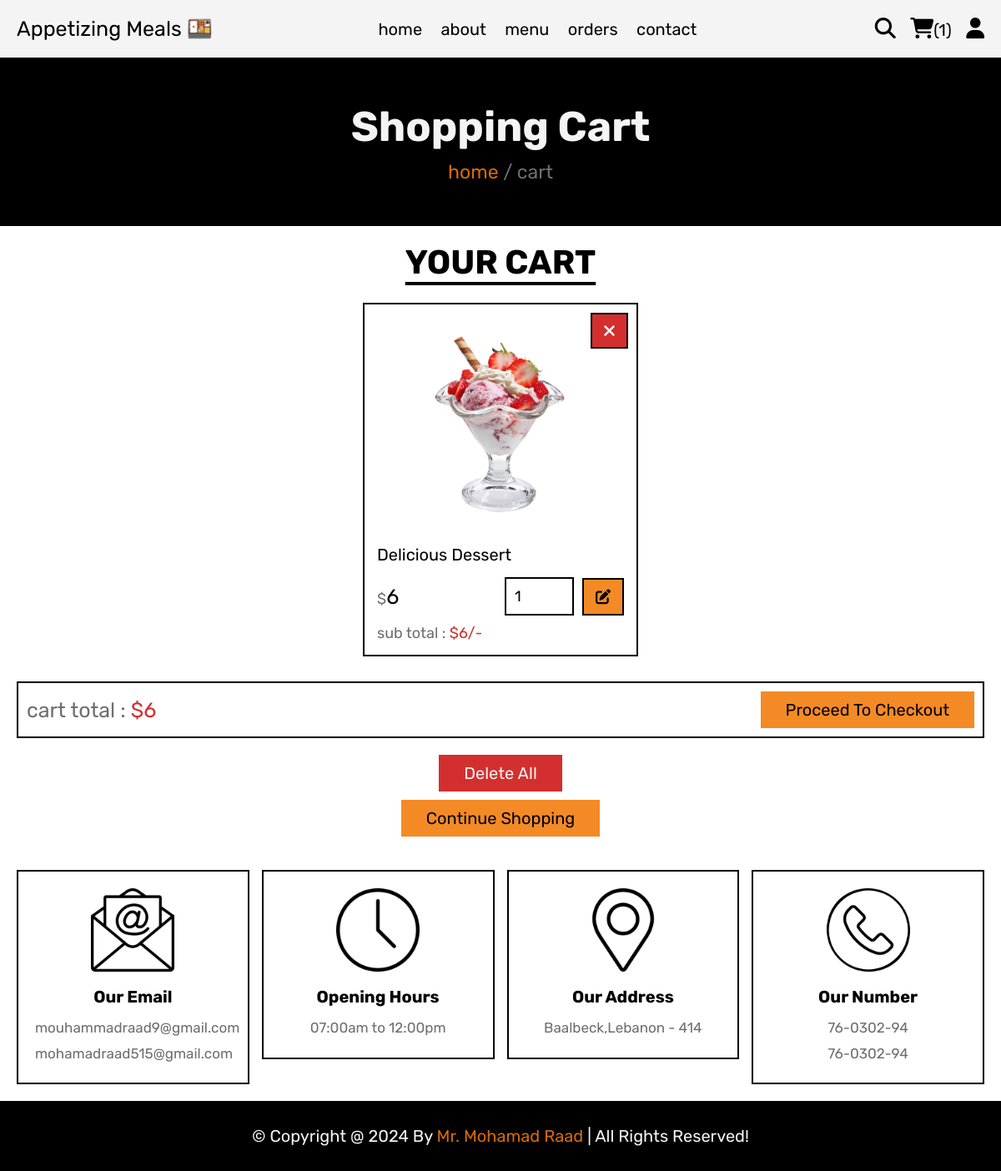
/cart.php (signed in), run on the app's committed database.
### tables this page shows
CREATE TABLE `cart` (
  `id` int(100) NOT NULL,
  `user_id` int(100) NOT NULL,
  `pid` int(100) NOT NULL,
  `name` varchar(100) NOT NULL,
  `price` int(10) NOT NULL,
  `quantity` int(10) NOT NULL,
  `image` varchar(100) NOT NULL
);

### cart.php (the view, shortened to what this page needs)
<?php
include 'components/connect.php';
if(isset($_SESSION['user_id'])){
   $user_id = $_SESSION['user_id'];
}else{
   $user_id = '';
   header('location:home.php');
};
?>
<!DOCTYPE html>
<html lang="en">
<head>
   <link rel="stylesheet" href="https://cdnjs.cloudflare.com/ajax/libs/font-awesome/6.1.1/css/all.min.css">
   <link rel="stylesheet" href="css/style.css">
</head>
<body>
<?php include 'components/user_header.php'; ?>
<div class="heading">
   <h3>shopping cart</h3>
   <p><a href="home.php">home</a> <span> / cart</span></p>
</div>
<section class="products">
   <h1 class="title">your cart</h1>
   <div class="box-container">
      <?php
         $grand_total = 0;
         $select_cart = $conn->prepare("SELECT * FROM `cart` WHERE user_id = ?");
         $select_cart->execute([$user_id]);
         if($select_cart->rowCount() > 0){
            while($fetch_cart = $select_cart->fetch(PDO::FETCH_ASSOC)){
      ?>
      <form action="" method="post" class="box">
         <button type="submit" class="fas fa-times" name="delete" onclick="return confirm('delete this item?');"></button>
         <img src="uploaded_img/<?= $fetch_cart['image']; ?>" alt="">
         <div class="name"><?= $fetch_cart['name']; ?></div>
         <div class="flex">
            <div class="price"><span>$</span><?= $fetch_cart['price']; ?></div>
            <input type="number" name="qty" class="qty" min="1" max="99" value="<?= $fetch_cart['quantity']; ?>" maxlength="2">
            <button type="submit" class="fas fa-edit" name="update_qty"></button>
         </div>
         <div class="sub-total"> sub total : <span>$<?= $sub_total = ($fetch_cart['price'] * $fetch_cart['quantity']); ?>/-</span> </div>
      </form>
      <?php
               $grand_total += $sub_total;
            }
         }else{
            echo '<p class="empty">your cart is empty</p>';
         }
      ?>
   </div>
   <div class="cart-total">
      <p>cart total : <span>$<?= $grand_total; ?></span></p>
      <a href="checkout.php" class="btn <?= ($grand_total > 1)?'':'disabled'; ?>">proceed to checkout</a>
   </div>
   <div class="more-btn">
      <form action="" method="post">
         <button type="submit" class="delete-btn <?= ($grand_total > 1)?'':'disabled'; ?>" name="delete_all" onclick="return confirm('delete all from cart?');">delete all</button>
      </form>
      <a href="menu.php" class="btn">continue shopping</a>
   </div>
</section>
<?php include 'components/footer.php'; ?>
</body>
</html>

### css/style.css (style rules this page uses)
:root { --yellow: #f37a09e0; --red: #d32f2f; --white: #f4f4f4; --black: #000000; --light-color: #6e6e6e; --border: .2rem solid var(--black); }
* { font-family: 'Rubik', sans-serif; margin:0; padding:0; box-sizing: border-box; outline: none; border: none; text-decoration: none; }
html { font-size: 62.5%; overflow-x: hidden; scroll-behavior: smooth; stop-opacity: 7rem; }
section { margin:0 auto; max-width: 1200px; padding:2rem; }
.title { text-align: center; margin-bottom: 2.5rem; font-size: 4rem; color:var(--black); text-transform: uppercase; text-decoration: underline; text-underline-offset: 1rem; }
.heading { display: flex; align-items: center; justify-content: center; gap:1rem; flex-flow: column; background-color: var(--black); min-height: 20rem; }
.heading h3 { font-size: 5rem; color:var(--white); text-transform: capitalize; }
.heading p { font-size: 2.3rem; color:var(--light-color); }
.heading p a { color:var(--yellow); }
.btn, .delete-btn { margin-top: 1rem; display: inline-block; font-size: 2rem; padding:1rem 3rem; cursor: pointer; text-transform: capitalize; transition: .2s linear; }
.btn { background-color: var(--yellow); color:var(--black); }
.delete-btn { background-color: var(--red); color:var(--white); }
.products .box-container { display: grid; grid-template-columns: repeat(auto-fit, 33rem); justify-content: center; align-items: flex-start; gap:1.5rem; }
.products .box-container .box { border:var(--border); padding:1.5rem; position: relative; overflow: hidden; }
.products .box-container .box img { height: 25rem; width: 100%; object-fit: contain; margin-bottom: 1rem; }
.products .box-container .box .name { font-size: 2rem; color:var(--black); margin:1rem 0; }
.products .box-container .box .flex { display: flex; align-items: center; gap:1rem; margin-top: 1.5rem; }
.products .box-container .box .flex .price { margin-right: auto; font-size: 2.5rem; color:var(--black); }
.products .box-container .box .flex .price span { color:var(--light-color); font-size: 1.8rem; }
.products .box-container .box .flex .qty { padding:1rem; border:var(--border); font-size: 1.8rem; color:var(--black); }
.products .box-container .box .flex .fa-edit { width: 5rem; background-color: var(--yellow); color:var(--black); cursor: pointer; font-size: 1.8rem; height: 4.5rem; border:var(--border); }
.products .box-container .box .fa-times { position: absolute; top:1rem; right:1rem; background-color: var(--red); color:var(--white); border:var(--border); line-height:4rem; height: 4.3rem; width: 4.5rem; cursor: pointer; font-size: 2rem; }
.products .box-container .box .sub-total { margin-top: 1rem; font-size: 1.8rem; color:var(--light-color); }
.products .box-container .box .sub-total span { color:var(--red); }
.products .more-btn { margin-top: 1rem; text-align: center; }
.products .cart-total { display: flex; align-items: center; gap:1.5rem; flex-wrap: wrap; justify-content: space-between; margin-top: 3rem; border:var(--border); padding:1rem; }
.products .cart-total p { font-size: 2.5rem; color:var(--light-color); }
.products .cart-total p span { color:var(--red); }
.products .cart-total .btn { margin-top: 0; }

### data on the page
cart: image (picture), name "Delicious Dessert", price "6", qty "1"

### other printed values
$total_cart_items "1"
$grand_total "6"
